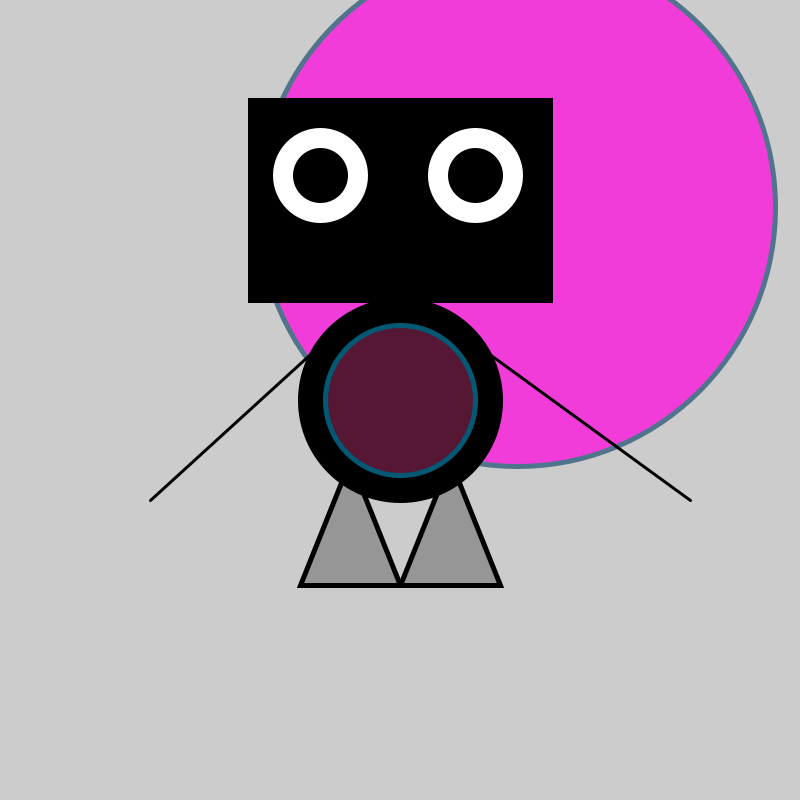
Frame 1 (no input)
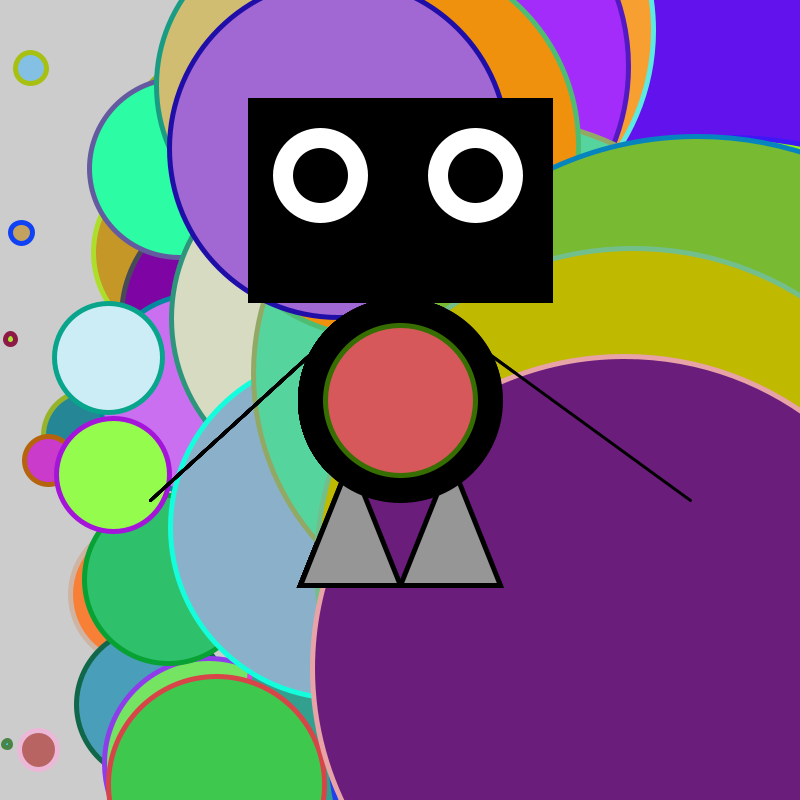
Frame 60 (the mouse pressed at the canvas centre just before this capture)
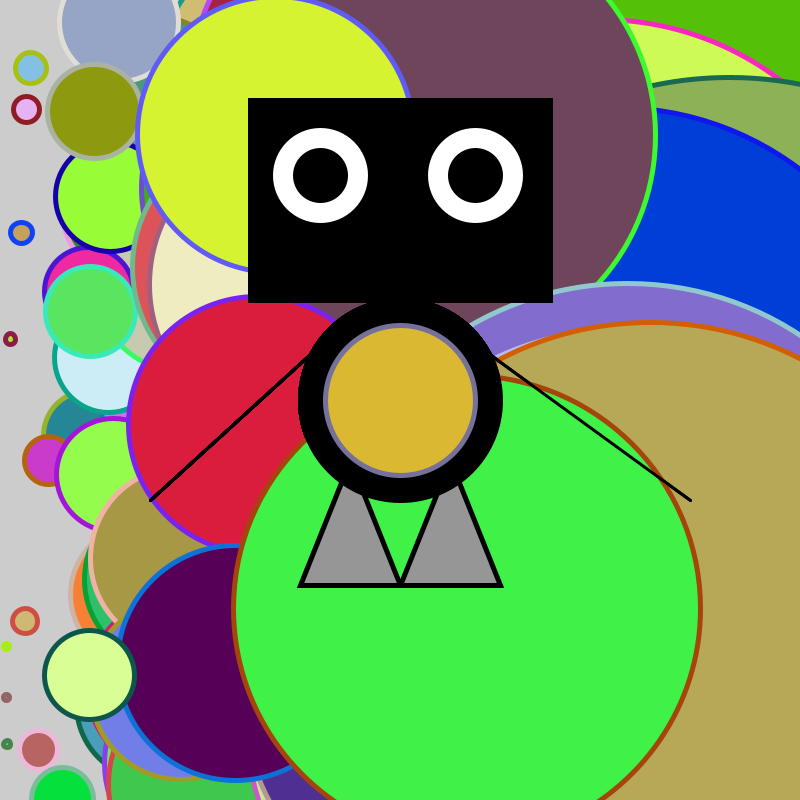
Frame 120 (the mouse held since frame 60 and released just before this capture)

The Processing sketch that drew these frames (run headless with seeded random() and noise(); from frame 60 on, the mouse is pressed at the canvas centre):

// Processing sketch: creature01
// ── creature01.pde
//CREATURE01
//CHRISTOPHER PHILIP CP26645

float x;
float y;
void setup(){
  
size(800, 800);
//background(255,255,255); 
}
void draw(){
  
//background(255,255,255);

x = random(height);
y = random(height);
fill(random(255),random(255),random(255));
strokeWeight(5);
stroke(random(255),random(255),random(255));
ellipseMode(CENTER);
ellipse(x, y, x, x);


//LEGS
stroke(0);
fill(150);
triangle(350,460,300,585,400,585);
triangle(450,460,400,585,500,585);

//BODY
ellipseMode(CENTER);
fill(0);

ellipse(400,400,200,200);

//SMALLER BODY
ellipseMode(CENTER);
fill(random(255),random(255),random(255));
stroke(random(255),random(255),random(255));
ellipse(400,400,150,150);

//HEAD
rectMode(CENTER);
stroke(0);
fill(0);
rect(400,200,300,200);

//EYES
ellipseMode(CENTER);
fill(255);
ellipse(320,175,100,100);
ellipse(475,175,100,100);
fill(0);
ellipse(320,175,50,50);
ellipse(475,175,50,50);

//ARMS
strokeWeight(3);
//line(320,345,150,mouseY);
//line(470,340,690,mouseX);

line(320,345,150,500);
line(470,340,690,500);





}
